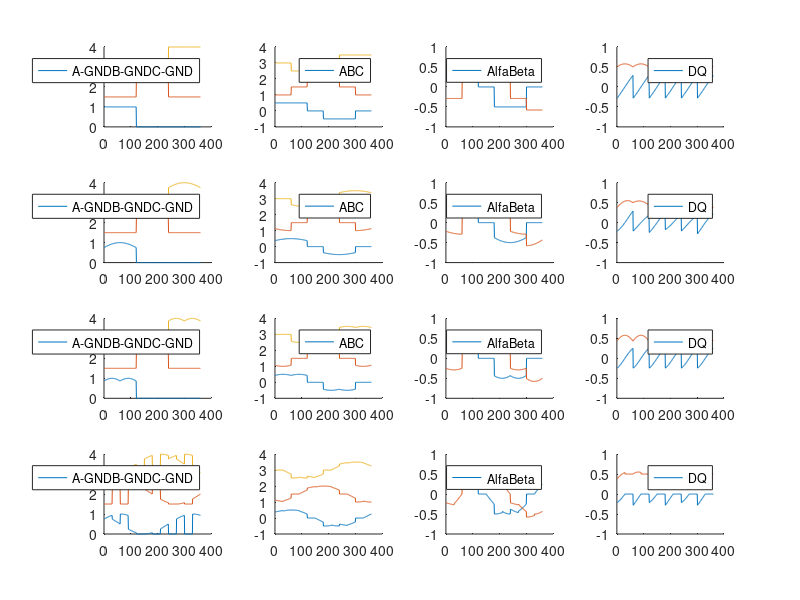

MATLAB code for this plot:
close all;
clear all;

ang = 1:1:360;


                                                % SINOSUIDAL CONTROL
% PHASE TO GROUND VOLTAGES
sinA_GND = (sin(deg2rad(ang))+1)/2;
sinB_GND = (sin(deg2rad(ang+120))+1)/2;
sinC_GND = (sin(deg2rad(ang+240))+1)/2;

% subplot(4,4,1);
% hold on;
% plot(sinA_GND);
% plot(sinB_GND);
% plot(sinC_GND);
% legend(["A-GND","B-GND","C-GND"]);

% PHASE VOLTAGES
sinA = (sinB_GND-sinC_GND)/sqrt(3);
sinB = (sinC_GND-sinA_GND)/sqrt(3);
sinC = (sinA_GND-sinB_GND)/sqrt(3);

% subplot(4,4,2);
% hold on;
% plot(sinA);
% plot(sinB);
% plot(sinC);
% legend(["A","B","C"]);
% ylim([-1,1]);

% ALFA BETA
sin_alfa = sinA;
sin_beta = (sinB - sinC)/sqrt(3);

% subplot(4,4,3);
% hold on;
% plot(sin_alfa);
% plot(sin_beta);
% legend(["Alfa","Beta"]);
% ylim([-1,1]);

% D-Q

for i = 1:1:360
    tet = deg2rad(-ang(i));
    sin_D(i) = cos(tet)*sin_alfa(i) + sin(tet)*sin_beta(i);
    sin_Q(i) = -sin(tet)*sin_alfa(i) + cos(tet)*sin_beta(i);
end
% subplot(4,4,4);
% hold on;
% plot(sin_D);
% plot(sin_Q);
% legend(["D","Q"]);
% ylim([-1,1]);

                                                    % DUPKOSINUS CONTROL
sin_a = sin(deg2rad(ang));
sin_b = sin(deg2rad(ang+120));
sin_c = sin(deg2rad(ang+240));
for i = 1:1:360
    a = (abs(sin_a(i)));
    b = (abs(sin_b(i)));
    c = (abs(sin_c(i)));
    if i <= 120
        svmA_GND(i) = a;
        svmB_GND(i) = c;
        svmC_GND(i) = 0;
    elseif i <= 240
        svmA_GND(i) = b;
        svmB_GND(i) = 0;
        svmC_GND(i) = c;
    elseif i <= 360
        svmA_GND(i) = 0; 
        svmB_GND(i) = b;
        svmC_GND(i) = a;
    end
end

% tmp = svmA;
% shift = 60;
% svmA(1:360 - shift) = tmp(1 + shift:360);
% svmA(360 - shift + 1:360) = tmp(1:shift);
% tmp = svmB;
% svmB(1:360 - shift) = tmp(1 + shift:360);
% svmB(360 - shift + 1:360) = tmp(1:shift);
% tmp = svmC;
% svmC(1:360 - shift) = tmp(1 + shift:360);
% svmC(360 - shift + 1:360) = tmp(1:shift);

% PHASE TO GROUND VOLTAGES
% subplot(4,4,6);
% hold on;
% plot(svmA_GND);
% plot(svmB_GND);
% plot(svmC_GND);
% legend(["A-GND","B-GND","C-GND"]);

% PHASE VOLTAGES
svmA = (svmB_GND-svmC_GND)/sqrt(3);
svmB = (svmC_GND-svmA_GND)/sqrt(3);
svmC = (svmA_GND-svmB_GND)/sqrt(3);

% subplot(4,4,7);
% hold on;
% plot(svmA);
% plot(svmB);
% plot(svmC);
% legend(["A","B","C"]);
% ylim([-1,1]);

% ALFA BETA
svm_alfa = svmA;
svm_beta = (svmB - svmC)/sqrt(3);

% subplot(4,4,8);
% hold on;
% plot(svm_alfa);
% plot(svm_beta);
% legend(["Alfa","Beta"]);
% ylim([-1,1]);

% D-Q

for i = 1:1:360
    tet = deg2rad(-ang(i)+30);
    svm_D(i) = cos(tet)*svm_alfa(i) + sin(tet)*svm_beta(i);
    svm_Q(i) = -sin(tet)*svm_alfa(i) + cos(tet)*svm_beta(i);
end
% subplot(4,4,9);
% hold on;
% plot(svm_D);
% plot(svm_Q);
% legend(["D","Q"]);
% ylim([-1,1]);

                                                    % SIX STEP CONTROL
sixA_GND = zeros(1,360);
sixA_GND(1:120) = 1;
sixB_GND = zeros(1,360);
sixB_GND(121:240) = 1;
sixC_GND = zeros(1,360);
sixC_GND(241:360) = 1;

% PHASE TO GROUND VOLTAGES
subplot(4,4,1);
hold on;
plot(sixA_GND);
plot(sixB_GND+1.5);
plot(sixC_GND+3);
legend(["A-GND","B-GND","C-GND"]);

% PHASE VOLTAGES
sixA = zeros(1,360);
sixA(1:120) = 0.5;
sixA(181:300) = -0.5;
sixB = zeros(1,360);
sixB(121:240) = 0.5;
sixB(1:60) = -0.5;
sixB(301:360) = -0.5;
sixC = zeros(1,360);
sixC(241:360) = 0.5;
sixC(61:180) = -0.5;

subplot(4,4,2);
hold on;
plot(sixA);
plot(sixB+1.5);
plot(sixC+3);
legend(["A","B","C"]);

% ALFA BETA
six_alfa = sixA;
six_beta = (sixB - sixC)/sqrt(3);

subplot(4,4,3);
hold on;
plot(six_alfa);
plot(six_beta);
legend(["Alfa","Beta"]);
ylim([-1,1]);


% D-Q

for i = 1:1:360
    tet = deg2rad(ang(i)-60-90);
    six_D(i) = cos(tet)*six_alfa(i) + sin(tet)*six_beta(i);
    six_Q(i) = -sin(tet)*six_alfa(i) + cos(tet)*six_beta(i);
end
subplot(4,4,4);
hold on;
plot(six_D);
plot(six_Q);
legend(["D","Q"]);
ylim([-1,1]);


                                                        % BEMF_SINUS CONTROL

newA_GND = zeros(1,360);
newA_GND(1:120) = sinA_GND(31:150);
newB_GND = zeros(1,360);
newB_GND(121:240) = sinA_GND(31:150);
newC_GND = zeros(1,360);
newC_GND(241:360) = sinA_GND(31:150);

% PHASE TO GROUND VOLTAGES

subplot(4,4,5);
hold on;
plot(newA_GND);
plot(newB_GND+1.5);
plot(newC_GND+3);
legend(["A-GND","B-GND","C-GND"]);

% PHASE VOLTAGES
newA = zeros(1,360);
newA(1:120) = newA_GND(1:120)/2;
newA(181:300) = -newA_GND(1:120)/2;
newB = zeros(1,360);
newB(121:240) = newB_GND(121:240)/2;
newB(1:60) = -newB_GND(121:180)/2;
newB(301:360) = -newB_GND(181:240)/2;
newC = zeros(1,360);
newC(241:360) = newC_GND(241:360)/2;
newC(61:180) = -newC_GND(241:360)/2;

subplot(4,4,6);
hold on;
plot(newA);
plot(newB+1.5);
plot(newC+3);
legend(["A","B","C"]);


% ALFA BETA
new_alfa = newA;
new_beta = (newB - newC)/sqrt(3);

subplot(4,4,7);
hold on;
plot(new_alfa);
plot(new_beta);
legend(["Alfa","Beta"]);
ylim([-1,1]);

% D-Q

for i = 1:1:360
    tet = deg2rad(ang(i)-60-90);
    new_D(i) = cos(tet)*new_alfa(i) + sin(tet)*new_beta(i);
    new_Q(i) = -sin(tet)*new_alfa(i) + cos(tet)*new_beta(i);
end
subplot(4,4,8);
hold on;
plot(new_D);
plot(new_Q);
legend(["D","Q"]);
ylim([-1,1]);

                                                        % BEMF_DUPKOSINUS CONTROL

newA_GND = zeros(1,360);
newA_GND(1:120) = svmA_GND(61:180);
newB_GND = zeros(1,360);
newB_GND(121:240) = svmA_GND(61:180);
newC_GND = zeros(1,360);
newC_GND(241:360) = svmA_GND(61:180);

% PHASE TO GROUND VOLTAGES

subplot(4,4,9);
hold on;
plot(newA_GND);
plot(newB_GND+1.5);
plot(newC_GND+3);
legend(["A-GND","B-GND","C-GND"]);

% PHASE VOLTAGES
newA = zeros(1,360);
newA(1:120) = newA_GND(1:120)/2;
newA(181:300) = -newA_GND(1:120)/2;
newB = zeros(1,360);
newB(121:240) = newB_GND(121:240)/2;
newB(1:60) = -newB_GND(121:180)/2;
newB(301:360) = -newB_GND(181:240)/2;
newC = zeros(1,360);
newC(241:360) = newC_GND(241:360)/2;
newC(61:180) = -newC_GND(241:360)/2;

subplot(4,4,10);
hold on;
plot(newA);
plot(newB+1.5);
plot(newC+3);
legend(["A","B","C"]);


% ALFA BETA
new_alfa = newA;
new_beta = (newB - newC)/sqrt(3);

subplot(4,4,11);
hold on;
plot(new_alfa);
plot(new_beta);
legend(["Alfa","Beta"]);
ylim([-1,1]);

% D-Q

for i = 1:1:360
    tet = deg2rad(ang(i)-60-90);
    new_D(i) = cos(tet)*new_alfa(i) + sin(tet)*new_beta(i);
    new_Q(i) = -sin(tet)*new_alfa(i) + cos(tet)*new_beta(i);
end
subplot(4,4,12);
hold on;
plot(new_D);
plot(new_Q);
legend(["D","Q"]);
ylim([-1,1]);

                                                        % BEMF_SINUS CONTROL

newA_GND = zeros(1,360);
newA_GND(1:120) = sinA_GND(31:150);
newB_GND = zeros(1,360);
newB_GND(121:240) = sinA_GND(31:150);
newC_GND = zeros(1,360);
newC_GND(241:360) = sinA_GND(31:150);



SIN = (sin(deg2rad(1:1:1000))+1)/2;

a = 61 + 60+30;
b = a + 120;
c = b + 120;
newA_GND(31:60) = SIN(a:a+29);
newB_GND(31:60) = SIN(c:c+29);
newC_GND(31:60) = SIN(b:b+29);

a = a + 60;
b = a + 120;
c = b + 120;

newA_GND(91:120) = SIN(a:a+29);
newB_GND(91:120) = SIN(c:c+29);
newC_GND(91:120) = SIN(b:b+29);

a = a + 60;
b = a + 120;
c = b + 120;

newA_GND(151:180) = SIN(a:a+29);
newB_GND(151:180) = SIN(c:c+29);
newC_GND(151:180) = SIN(b:b+29);

a = a + 60;
b = a + 120;
c = b + 120;

newA_GND(211:240) = SIN(a:a+29);
newB_GND(211:240) = SIN(c:c+29);
newC_GND(211:240) = SIN(b:b+29);

a = a + 60;
b = a + 120;
c = b + 120;

newA_GND(271:300) = SIN(a:a+29);
newB_GND(271:300) = SIN(c:c+29);
newC_GND(271:300) = SIN(b:b+29);

a = a + 60;
b = a + 120;
c = b + 120;

newA_GND(331:360) = SIN(a:a+29);
newB_GND(331:360) = SIN(c:c+29);
newC_GND(331:360) = SIN(b:b+29);
% PHASE TO GROUND VOLTAGES

subplot(4,4,13);
hold on;
plot(newA_GND);
plot(newB_GND+1.5);
plot(newC_GND+3);
legend(["A-GND","B-GND","C-GND"]);

% PHASE VOLTAGES
newA = (newB_GND-newC_GND)/sqrt(3);
newB = (newC_GND-newA_GND)/sqrt(3);
newC = (newA_GND-newB_GND)/sqrt(3);

newA(1:30) = newA_GND(1:30)/2;
newA(61:90) = newA_GND(61:90)/2;
newA(121:150) = 0;
newA(181:210) = -newB_GND(181:210)/2;
newA(241:270) = -newC_GND(241:270)/2;
newA(301:330) = 0;

newB(121:150) = newB_GND(121:150)/2;
newB(181:210) = newB_GND(181:210)/2;
newB(61:90) = 0;
newB(1:30) = -newA_GND(1:30)/2;
newB(301:330) = -newC_GND(301:330)/2;
newB(241:270) = 0;

newC(241:270) = newC_GND(241:270)/2;
newC(301:330) = newC_GND(301:330)/2;
newC(1:30) = 0;
newC(61:90) = -newA_GND(61:90)/2;
newC(121:150) = -newB_GND(121:150)/2;
newC(181:210) = 0;


subplot(4,4,14);
hold on;
plot(newA);
plot(newB+1.5);
plot(newC+3);
%legend(["A","B","C"]);


% ALFA BETA
new_alfa = newA;
new_beta = (newB - newC)/sqrt(3);

subplot(4,4,15);
hold on;
plot(new_alfa);
plot(new_beta);
legend(["Alfa","Beta"]);
ylim([-1,1]);

% D-Q

for i = 1:1:360
    tet = deg2rad(ang(i)-60-90);
    new_D(i) = cos(tet)*new_alfa(i) + sin(tet)*new_beta(i);
    new_Q(i) = -sin(tet)*new_alfa(i) + cos(tet)*new_beta(i);
end
subplot(4,4,16);
hold on;
plot(new_D);
plot(new_Q);
legend(["D","Q"]);
ylim([-1,1]);



%return;
% 
% for i = 1:1:360
%    tmp = i;
%    if(tmp >360)
%        tmp = tmp - 360;
%    end
%    C(i) = svmA(tmp);
%    tmp = tmp + 120;
%    if(tmp >360)
%        tmp = tmp - 360;
%    end
%    A(i) = svmA(tmp);
%    tmp = tmp + 120;
%    if(tmp >360)
%        tmp = tmp - 360;
%    end
%    B(i) = svmA(tmp);
%    
%    alfa(i) = sinA(i);
%    beta(i) = (sinB(i) - sinC(i))/sqrt(3);
% end




% 
% figure(2);
% for i = 1:1:360
%     plot(six_alfa(1:i),six_beta(1:i));
%     hold on;
%     quiver(0,0,six_alfa(i),six_beta(i),1);
%     hold off;
%     set(gca,'XLim',[-1,1],'YLim',[-1,1]);
%     drawnow;
% end
% hold on;